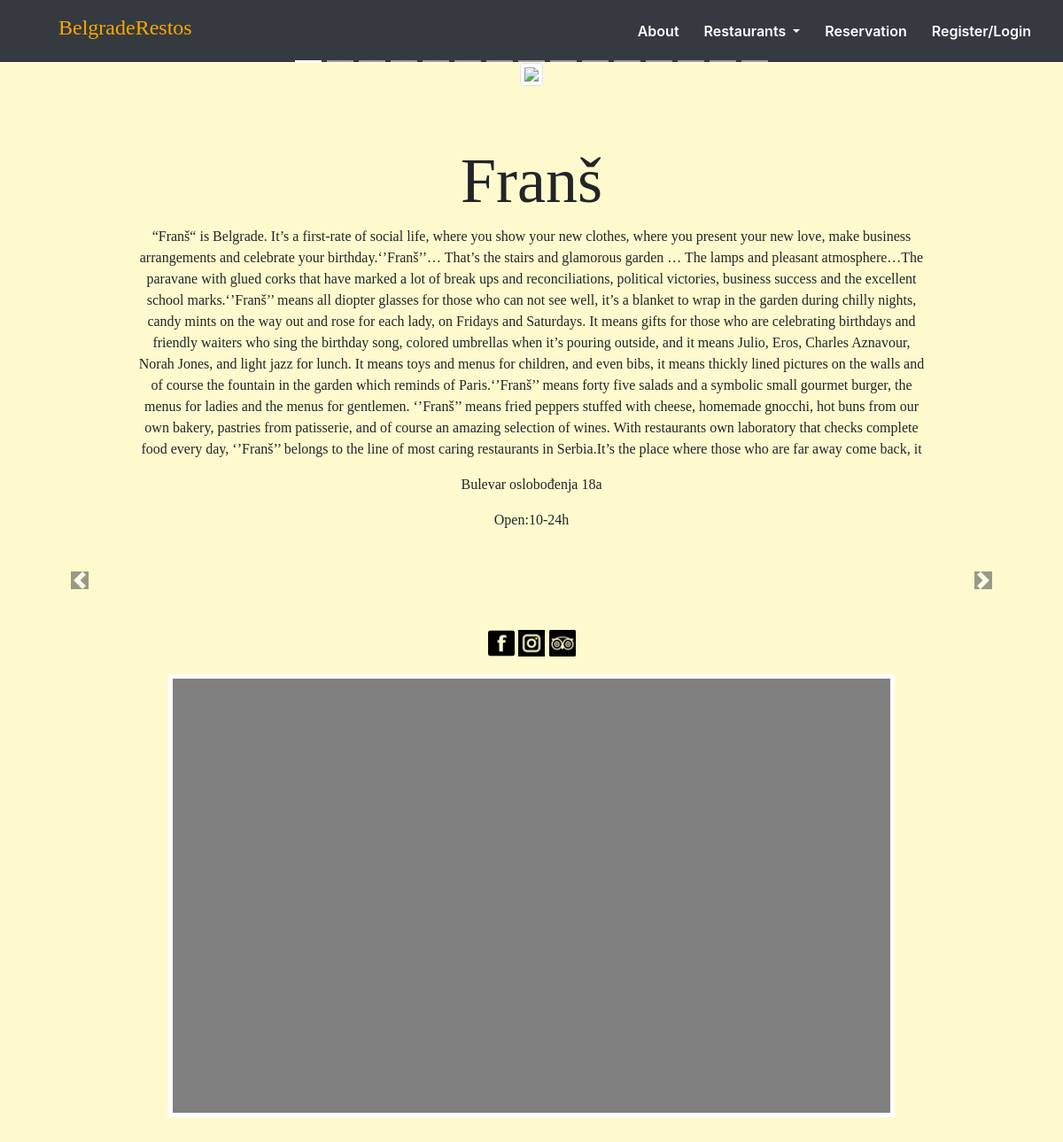
Screenshot of /frans.php with the database file from the repository.
### tables this page shows
CREATE TABLE `restorani` (
  `id` bigint(20) NOT NULL,
  `Name` varchar(255) NOT NULL,
  `Address` varchar(100) NOT NULL,
  `ContactInfo` varchar(255) NOT NULL,
  `About` varchar(1500) NOT NULL,
  `WorkingHours` text NOT NULL
);

### frans.php (the view, shortened to what this page needs)
<!DOCTYPE html>
<html>
<head>
<?php
	include_once 'metatags.php';
	?>
</head>
<body id="frans">
	<?php
		include 'components/navbar.php';
	?>
	<?php
	include_once 'navbar.php';
	?>
		<div class="container">
			<div id="photosFrans" class="carousel slide d-none d-sm-block text-center" data-ride="carousel">
				<ul class="carousel-indicators">
					<li data-target="#photosFrans" data-slide-to="0" class="active"></li>
					<li data-target="#photosFrans" data-slide-to="1"></li>
					<li data-target="#photosFrans" data-slide-to="2"></li>
					<li data-target="#photosFrans" data-slide-to="3"></li>
					<li data-target="#photosFrans" data-slide-to="4"></li>
					<li data-target="#photosFrans" data-slide-to="5"></li>
					<li data-target="#photosFrans" data-slide-to="6"></li>
					<li data-target="#photosFrans" data-slide-to="7"></li>
					<li data-target="#photosFrans" data-slide-to="8"></li>
					<li data-target="#photosFrans" data-slide-to="9"></li>
					<li data-target="#photosFrans" data-slide-to="10"></li>
					<li data-target="#photosFrans" data-slide-to="11"></li>
					<li data-target="#photosFrans" data-slide-to="12"></li>
					<li data-target="#photosFrans" data-slide-to="13"></li>
					<li data-target="#photosFrans" data-slide-to="14"></li>
				</ul>
				<div class="carousel-inner">
					<div class="carousel-item active">
						<img class="img-thumbnail" src=".\photos\frans\restavracija_frans_I_prva_web.jpg">
					</div>
				</div>
			</div>
			<a class="carousel-control-prev" href="#photosFrans" data-slide="prev">
				<span class="carousel-control-prev-icon bg-dark"></span>
			</a>
			<a class="carousel-control-next" href="#photosFrans" data-slide="next">
				<span class="carousel-control-next-icon bg-dark"></span>
			</a>
		</div>
        <div id="infoRestaurants">
                <?php
                $connection=mysqli_connect('localhost', 'root', '', 'dbzavrsniprojekat');
                if (mysqli_connect_errno()) {
                    echo 'There is problem with connection: '. mysqli_connect_errno();
                } else {
                    $query = 'SELECT * FROM restorani WHERE Name= "Frans"';
                    $result = mysqli_query($connection, $query);
                    if($result == false) {
                        echo '<div class="jumbotron">';
                        echo 'Error with the query: '.mysqli_error($connection);
                        echo '</div>';
                    } else {
                        $number_of_restorani = mysqli_num_rows($result);
                        for ($i = 0; $i < $number_of_restorani; $i++) {
                            $restoran = mysqli_fetch_assoc($result);
                            echo'<div class="jumbotron text-center" style="background:transparent !important">';
                            echo '<h3 class="display-3">' . $restoran["Name"] . '</h3>';
                            echo '<p>' . $restoran["About"] . '</p>';
                            echo '<p>' . $restoran["Address"] . '</p>';
                            echo '<p>' . $restoran["WorkingHours"] . '</p>';
                            echo '</div>';
                            }
                        }
                }
                ?>
		</div>
		<div id="socialnetlinks">
			<a href="https://www.facebook.com/Fransrestoran/" target="_blank"><img class="icons" src=".\.\photos\ambar\icon.png" alt="fbicon"></a>
			<a href="https://www.instagram.com/fransrestoran/?hl=hr" target="_blank"><img class="icons" src=".\.\photos\ambar\instagram.png" alt="insticon"></a>
			<a href="https://www.tripadvisor.com/Restaurant_Review-g294472-d802194-Reviews-Frans-Belgrade.html" target="_blank"><img class="icons" src=".\.\photos\ambar\tripadvisor-logotype.png" alt="tripadicon"></a>
		</div>
		<div class="row">
			<div id="map" class="col-8 offset-2 mt-0 mb-5">
 </div>
 </div>
</body>
</html>

### style.css (style rules this page uses)
body { background-color: lemonchiffon !important; width:100%; height:100%; }
#frans { background-image: url(././photos/frans/182091-OWONUF-759.jpg); background-size: 100%; text-align: center; }
#infoRestaurants { font-family: "My Custom Font"; }
#map { width: 60%; height: 500px; background-color: grey; border: 5px white solid; }
.icons { height: 30px; width: 30px; }
#socialnetlinks { text-align: center; margin-bottom: 20px; }
.jumbotron { width: 80%; margin: auto; }

### rows the page displays
restorani: Name "Franš", About "“Franš“ is Belgrade. It’s a first-rate of social life, where you show your new clothes, where you present your new love, make business arrangements and celebrate your birthday.‘’Franš’’… That’s the stairs and glamorous garden … The lamps and pleasant atmosphere…The paravane with glued corks that have marked a lot of break ups and reconciliations, political victories, business success and the excellent school marks.‘’Franš’’ means all diopter glasses for those who can not see well, it’s a blanket to wrap in the garden during chilly nights, candy mints on the way out and rose for each lady, on Fridays and Saturdays. It means gifts for those who are celebrating birthdays and friendly waiters…", Address "Bulevar oslobođenja 18a", WorkingHours "Open:10-24h"
